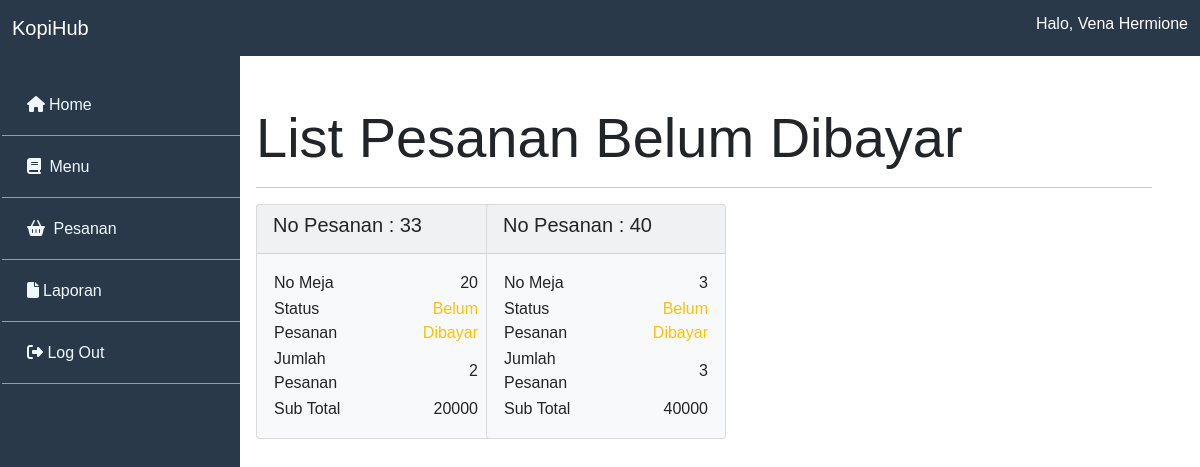
/view/dasboard/list-pesanan/list-pesanan-belum-dibayar.php (signed in), run on the app's committed database.
### tables this page shows
CREATE TABLE `pesanan` (
  `no_pesanan` int(11) NOT NULL AUTO_INCREMENT,
  `no_meja` char(3) NOT NULL,
  `status_pesanan` int(11) NOT NULL COMMENT '0 = belum, 1 = belum dibayar, 2 = sudah dibayar',
  `jumlah_pesanan` int(11) NOT NULL,
  `sub_total` double NOT NULL,
  PRIMARY KEY (`no_pesanan`) USING BTREE
);

### view/dasboard/list-pesanan/list-pesanan-belum-dibayar.php (the view, shortened to what this page needs)
<?php
require('../../../functions.php');
$data = getPesananBelumDibayar()->fetch_all(MYSQLI_ASSOC);
?>
<!DOCTYPE html>
<html lang="en">
<head>
    <link rel="stylesheet" href="../../../style.css">
</head>
<body>
<aside class="sidebar">
    <menu>
        <ul class="menu-content">
            <?php
            if ($_SESSION['jabatan'] == 'kasir') {
                $link = "../dasboard-kasir.php";
            } else {
                $link = "../dasboard_pelayan.php";
            }
            ?>
            <li>
                <a href="<?= $link; ?>"><i class="fa fa-home">&nbsp;</i>Home</a>
            </li>
            <?php
            if ($_SESSION['jabatan'] == 'kasir') {
                ?>
                <li>
                    <a href="../../menu/view-lihat-menu.php"><i class="fa fa-book">&nbsp;</i> <span>Menu</span> </a>
                </li>
                <li>
                    <a href="../../pesanan/view-lihat-pesanan.php">
                        <i class="fa fa-shopping-basket">&nbsp;</i>
                        <span>Pesanan</span>
                    </a>
                </li>
                <li>
                    <a href="#">
                        <i class="fa fa-file">&nbsp;</i><span>Laporan</span>
                    </a>
                </li>
                <?php
            }
            ?>
            <li>
                <a href="../../login/logout.php"><i class="fa fa-sign-out"></i> <span>Log Out</span> </a>
            </li>
        </ul>
    </menu>
</aside>
<section class="jumbotron">
    <div class="row mt-3">
        <div class="col">
            <h1 class="display-4">List Pesanan Belum Dibayar</h1>
            <hr>
        </div>
    </div>
    <div class="row">
        <?php foreach ($data as $barisdata) { ?>
            <div class="col-sm-3">
                <div class="card bg-light" style="width: 15rem; margin-bottom: 25px">
                    <div class="card-header">
                        <p class="h5"> No Pesanan : <?= $barisdata["no_pesanan"]; ?></p>
                    </div>
                    <div class="card-body">
                        <table>
                            <tr>
                                <td>
                                    <p class="card-text">No Meja</p>
                                </td>
                                <td>&nbsp;</td>
                                <td align="right">
                                    <p class="card-text"> <?= $barisdata["no_meja"] ?></p>
                                </td>
                            </tr>
                            <tr>
                                <td>
                                    <p class="card-text">Status Pesanan</p>
                                </td>
                                <td>&nbsp;</td>
                                <td align="right">
                                    <p class="card-text text-warning"><?php
                                        if ($barisdata["status_pesanan"] == 1) {
                                            echo "Belum Dibayar";
                                        }
                                        ?> </p>
                                </td>
                            </tr>
                            <tr>
                                <td>
                                    <p class="card-text">Jumlah Pesanan</p>
                                </td>
                                <td>&nbsp;</td>
                                <td align="right">
                                    <p class="card-text"><?= $barisdata["jumlah_pesanan"] ?></p>
                                </td>
                            </tr>
                            <tr>
                                <td>
                                    <p class="card-text">Sub Total</p>
                                </td>
                                <td>&nbsp;</td>
                                <td align="right">
                                    <p class="card-text"><?= $barisdata["sub_total"] ?></p>
                                </td>
                            </tr>
                        </table>
                    </div>
                </div>
            </div>
            <?php
        }
        ?>
    </div>
</section>
</body>
</html>

### style.css (style rules this page uses)
body { font-family: 'Quicksand', sans-serif; }
section { padding-top: 5rem; }
.jumbotron { padding-top: 2rem; padding-left: 16rem; padding-right: 3rem; padding-bottom: 4rem; }
.sidebar { width: 100%; height: 100%; background: #293949; position: fixed; z-index: 99; padding-top: 2px; padding-left: 2rem; }
ul { padding: 0; margin-left: -70px; }
ul li { list-style: none; border-bottom: 1px solid rgba(255, 255, 255, 0.5); }
ul li a { text-decoration: none; color: #F0F8FF; display: block; padding: 19px 0px 18px 25px; transition: all 200ms ease-in; }
li { display: block; transition-duration: 0.5s; }
@media (min-width: 768px) { .sidebar { width: 240px; } }

### data on the page
pesanan: no_pesanan "33", no_meja "20", status_pesanan "Belum Dibayar", jumlah_pesanan "2", sub_total "20000"
pesanan: no_pesanan "40", no_meja "3", status_pesanan "Belum Dibayar", jumlah_pesanan "3", sub_total "40000"

### other printed values
$_SESSION["nama"] "Vena Hermione"
